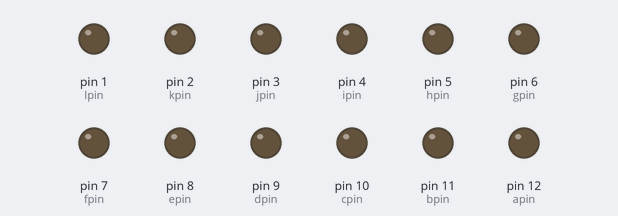
Bench run of a sketch on a simulated Arduino Uno, built with avr-gcc and run on an emulated ATmega328P. Shown: output pins drawn as LEDs (lit = HIGH).

Above: at 0.12 s.
At 0.8 s:
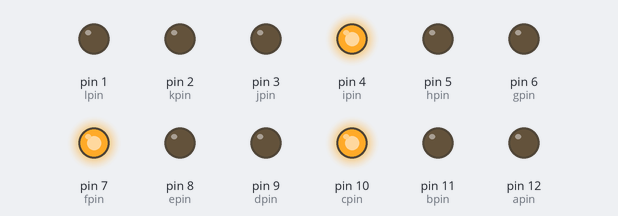
At 1.41 s:
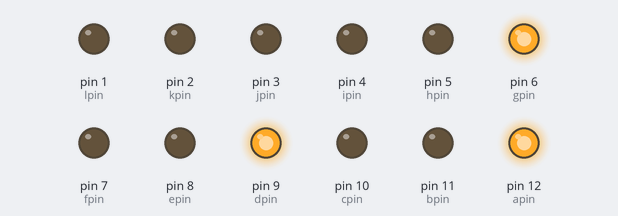
At 2.3 s:
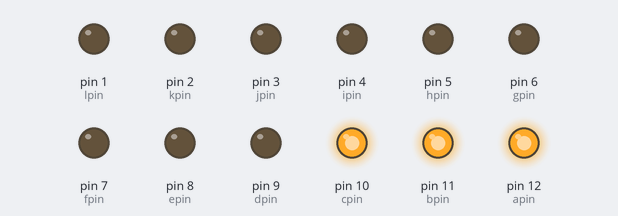
At 3.8 s:
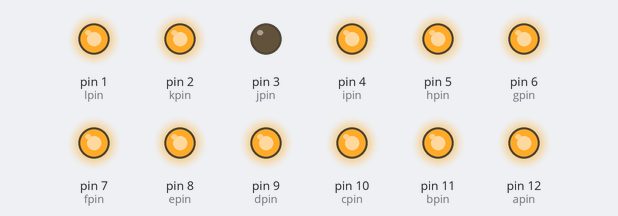
At 5.72 s:
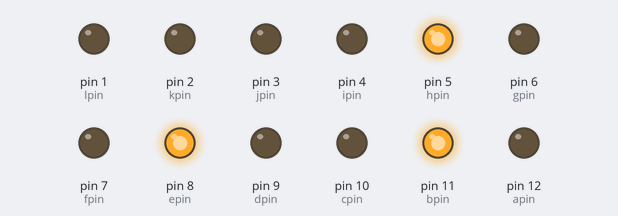
Timing chart, 0 to 6.0 s (numbered marks = the images above):
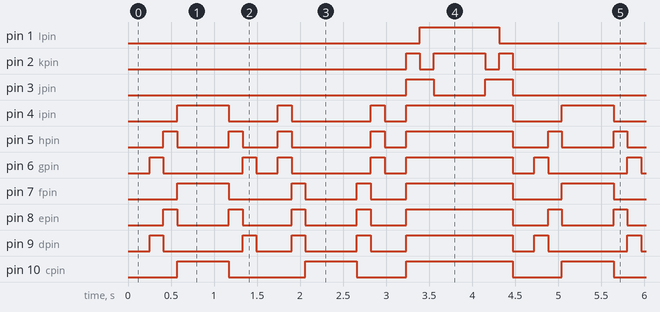

The sketch:

Arduino_Codes_1.2.ino
```cpp
#define apin 12
#define bpin 11
#define cpin 10
#define dpin 9
#define epin 8
#define fpin 7
#define gpin 6
#define hpin 5
#define ipin 4

#define jpin 3
#define kpin 2
#define lpin 1


void setup() {
    pinMode(apin, OUTPUT);
    pinMode(bpin, OUTPUT);
    pinMode(cpin, OUTPUT);
    pinMode(dpin, OUTPUT);
    pinMode(epin, OUTPUT);
    pinMode(fpin, OUTPUT);
    pinMode(gpin, OUTPUT);
    pinMode(hpin, OUTPUT);
    pinMode(ipin, OUTPUT);

    pinMode(jpin, OUTPUT);
    pinMode(kpin, OUTPUT);
    pinMode(kpin, OUTPUT);

}
void loop() {

    //1
    analogWrite (apin, 0);
    analogWrite (bpin, 0);
    analogWrite (cpin, 0);
    analogWrite (dpin, 0);
    analogWrite (epin, 0);
    analogWrite (fpin, 0);
    analogWrite (gpin, 0);
    analogWrite (hpin, 0);
    analogWrite (ipin, 0);

    analogWrite (jpin, 0);
    analogWrite (kpin, 0);
    analogWrite (lpin, 0);
    delay (250);


    //2
    analogWrite (apin, 255);
    analogWrite (bpin, 0);
    analogWrite (cpin, 0);
    analogWrite (dpin, 255);
    analogWrite (epin, 0);
    analogWrite (fpin, 0);
    analogWrite (gpin, 255);
    analogWrite (hpin, 0);
    analogWrite (ipin, 0);

    analogWrite (jpin, 0);
    analogWrite (kpin, 0);
    analogWrite (lpin, 0);
    delay (160);

    //3
    analogWrite (apin, 0);
    analogWrite (bpin, 255);
    analogWrite (cpin, 0);
    analogWrite (dpin, 0);
    analogWrite (epin, 255);
    analogWrite (fpin, 0);
    analogWrite (gpin, 0);
    analogWrite (hpin, 255);
    analogWrite (ipin, 0);

    analogWrite (jpin, 0);
    analogWrite (kpin, 0);
    analogWrite (lpin, 0);
    delay (160);


    //4
    analogWrite (apin, 0);
    analogWrite (bpin, 0);
    analogWrite (cpin, 255);
    analogWrite (dpin, 0);
    analogWrite (epin, 0);
    analogWrite (fpin, 255);
    analogWrite (gpin, 0);
    analogWrite (hpin, 0);
    analogWrite (ipin, 255);

    analogWrite (jpin, 0);
    analogWrite (kpin, 0);
    analogWrite (lpin, 0);
    delay (600);

    //5
    analogWrite (apin, 0);
    analogWrite (bpin, 255);
    analogWrite (cpin, 0);
    analogWrite (dpin, 0);
    analogWrite (epin, 255);
    analogWrite (fpin, 0);
    analogWrite (gpin, 0);
    analogWrite (hpin, 255);
    analogWrite (ipin, 0);

    analogWrite (jpin, 0);
    analogWrite (kpin, 0);
    analogWrite (lpin, 0);
    delay (160);

    //6
    analogWrite (apin, 255);
    analogWrite (bpin, 0);
    analogWrite (cpin, 0);
    analogWrite (dpin, 255);
    analogWrite (epin, 0);
    analogWrite (fpin, 0);
    analogWrite (gpin, 255);
    analogWrite (hpin, 0);
    analogWrite (ipin, 0);

    analogWrite (jpin, 0);
    analogWrite (kpin, 0);
    analogWrite (lpin, 0);
    delay (160);


    //7
    analogWrite (apin, 0);
    analogWrite (bpin, 0);
    analogWrite (cpin, 0);
    analogWrite (dpin, 0);
    analogWrite (epin, 0);
    analogWrite (fpin, 0);
    analogWrite (gpin, 0);
    analogWrite (hpin, 0);
    analogWrite (ipin, 0);

    analogWrite (jpin, 0);
    analogWrite (kpin, 0);
    analogWrite (lpin, 0);
    delay (250);

    //8
    analogWrite (apin, 0);
    analogWrite (bpin, 0);
    analogWrite (cpin, 0);
    analogWrite (dpin, 0);
    analogWrite (epin, 0);
    analogWrite (fpin, 0);
    analogWrite (gpin, 255);
    analogWrite (hpin, 255);
    analogWrite (ipin, 255);

    analogWrite (jpin, 0);
    analogWrite (kpin, 0);
    analogWrite (lpin, 0);
    delay (160);

    //9
    analogWrite (apin, 0);
    analogWrite (bpin, 0);
    analogWrite (cpin, 0);
    analogWrite (dpin, 255);
    analogWrite (epin, 255);
    analogWrite (fpin, 255);
    analogWrite (gpin, 0);
    analogWrite (hpin, 0);
    analogWrite (ipin, 0);

    analogWrite (jpin, 0);
    analogWrite (kpin, 0);
    analogWrite (lpin, 0);
    delay (160);

    //10
    analogWrite (apin, 255);
    analogWrite (bpin, 255);
    analogWrite (cpin, 255);
    analogWrite (dpin, 0);
    analogWrite (epin, 0);
    analogWrite (fpin, 0);
    analogWrite (gpin, 0);
    analogWrite (hpin, 0);
    analogWrite (ipin, 0);

    analogWrite (jpin, 0);
    analogWrite (kpin, 0);
    analogWrite (lpin, 0);
    delay (600);


    //11
    analogWrite (apin, 0);
    analogWrite (bpin, 0);
    analogWrite (cpin, 0);
    analogWrite (dpin, 255);
    analogWrite (epin, 255);
    analogWrite (fpin, 255);
    analogWrite (gpin, 0);
    analogWrite (hpin, 0);
    analogWrite (ipin, 0);

    analogWrite (jpin, 0);
    analogWrite (kpin, 0);
    analogWrite (lpin, 0);
    delay (160);

    //12
    analogWrite (apin, 0);
    analogWrite (bpin, 0);
    analogWrite (cpin, 0);
    analogWrite (dpin, 0);
    analogWrite (epin, 0);
    analogWrite (fpin, 0);
    analogWrite (gpin, 255);
    analogWrite (hpin, 255);
    analogWrite (ipin, 255);

    analogWrite (jpin, 0);
    analogWrite (kpin, 0);
    analogWrite (lpin, 0);
    delay (160);

    //13
    analogWrite (apin, 0);
    analogWrite (bpin, 0);
    analogWrite (cpin, 0);
    analogWrite (dpin, 0);
    analogWrite (epin, 0);
    analogWrite (fpin, 0);
    analogWrite (gpin, 0);
    analogWrite (hpin, 0);
    analogWrite (ipin, 0);

    analogWrite (jpin, 0);
    analogWrite (kpin, 0);
    analogWrite (lpin, 0);
    delay (250);

    //14
    analogWrite (apin, 255);
    analogWrite (bpin, 255);
    analogWrite (cpin, 255);
    analogWrite (dpin, 255);
    analogWrite (epin, 255);
    analogWrite (fpin, 255);
    analogWrite (gpin, 255);
    analogWrite (hpin, 255);
    analogWrite (ipin, 255);

    analogWrite (jpin, 255);
    analogWrite (kpin, 255);
    analogWrite (lpin, 0);
    delay (160);

    //15
    analogWrite (apin, 255);
    analogWrite (bpin, 255);
    analogWrite (cpin, 255);
    analogWrite (dpin, 255);
    analogWrite (epin, 255);
    analogWrite (fpin, 255);
    analogWrite (gpin, 255);
    analogWrite (hpin, 255);
    analogWrite (ipin, 255);

    analogWrite (jpin, 255);
    analogWrite (kpin, 0);
    analogWrite (lpin, 255);
    delay (160);

    //16
    analogWrite (apin, 255);
    analogWrite (bpin, 255);
    analogWrite (cpin, 255);
    analogWrite (dpin, 255);
    analogWrite (epin, 255);
    analogWrite (fpin, 255);
    analogWrite (gpin, 255);
    analogWrite (hpin, 255);
    analogWrite (ipin, 255);

    analogWrite (jpin, 0);
    analogWrite (kpin, 255);
    analogWrite (lpin, 255);
    delay (600);


    //17
    analogWrite (apin, 255);
    analogWrite (bpin, 255);
    analogWrite (cpin, 255);
    analogWrite (dpin, 255);
    analogWrite (epin, 255);
    analogWrite (fpin, 255);
    analogWrite (gpin, 255);
    analogWrite (hpin, 255);
    analogWrite (ipin, 255);

    analogWrite (jpin, 255);
    analogWrite (kpin, 0);
    analogWrite (lpin, 255);
    delay (160);

    //18
    analogWrite (apin, 255);
    analogWrite (bpin, 255);
    analogWrite (cpin, 255);
    analogWrite (dpin, 255);
    analogWrite (epin, 255);
    analogWrite (fpin, 255);
    analogWrite (gpin, 255);
    analogWrite (hpin, 255);
    analogWrite (ipin, 255);

    analogWrite (jpin, 255);
    analogWrite (kpin, 255);
    analogWrite (lpin, 0);
    delay (160);

    }
```

Measured:
- by itself, pin 1 (lpin): alternates HIGH for 0.92 s and LOW for 3.6 s
- by itself, pin 2 (kpin): repeats every 4.5 s: LOW 0.16 s, HIGH 0.60 s, LOW 0.16 s, HIGH 0.16 s, LOW 3.2 s, HIGH 0.16 s
- by itself, pin 3 (jpin): repeats every 4.5 s: LOW 0.60 s, HIGH 0.32 s, LOW 3.2 s, HIGH 0.32 s
- by itself, pin 4 (ipin): repeats every 4.5 s: LOW 0.57 s, HIGH 0.16 s, LOW 0.92 s, HIGH 0.16 s, LOW 0.25 s, HIGH 1.2 s, LOW 0.57 s, HIGH 0.60 s
- by itself, pin 7 (fpin): repeats every 4.5 s: LOW 0.73 s, HIGH 0.16 s, LOW 0.60 s, HIGH 0.16 s, LOW 0.41 s, HIGH 1.2 s, LOW 0.57 s, HIGH 0.60 s
- by itself, pin 10 (cpin): repeats every 4.5 s: LOW 0.89 s, HIGH 0.60 s, LOW 0.57 s, HIGH 1.2 s, LOW 0.57 s, HIGH 0.60 s
- by itself, pin 11 (bpin): repeats every 4.5 s: LOW 0.60 s, HIGH 0.16 s, LOW 0.73 s, HIGH 0.60 s, LOW 0.57 s, HIGH 1.2 s, LOW 0.41 s, HIGH 0.16 s
- by itself, pin 12 (apin): repeats every 4.5 s: LOW 0.92 s, HIGH 0.16 s, LOW 0.57 s, HIGH 0.60 s, LOW 0.57 s, HIGH 1.2 s, LOW 0.25 s, HIGH 0.16 s
